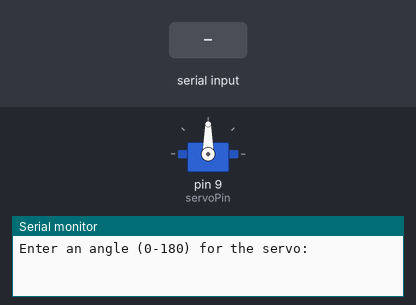
This sketch was run on a simulated Arduino Uno, built with avr-gcc and run on an emulated ATmega328P. Shown: servo, the last lines printed to the serial monitor. The test bench sets the inputs (shaded band). Not simulated (calls return 0 or success): arduino_secrets.h.

Above: at 1.2 s.
1.3 s: "30,150\n" received over Serial
At 2.2 s:
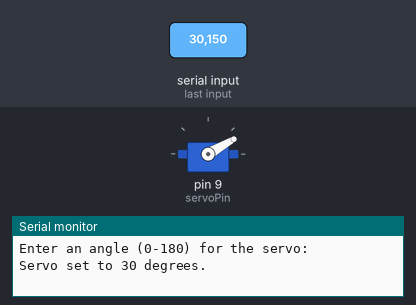
2.8 s: "5\n" received over Serial
At 3.2 s:
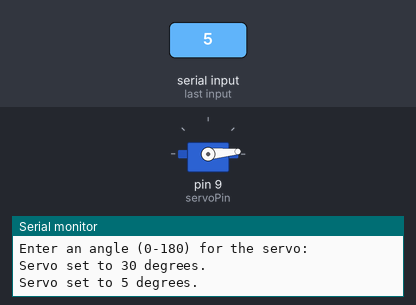
4.3 s: "90,45\n" received over Serial
At 5.7 s:
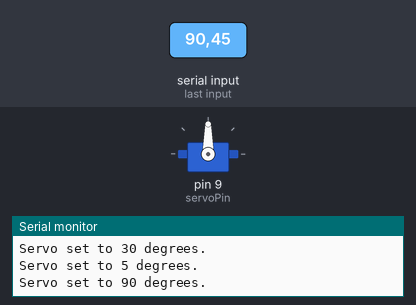
Timing chart, 0 to 7.3 s (numbered marks = the images above; inputs shaded):
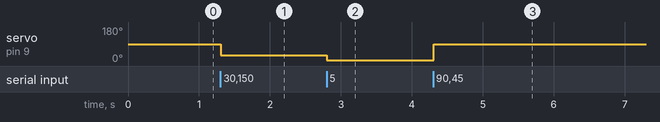

The sketch:

Servo_Serial_turn.ino
```cpp
#include "arduino_secrets.h"

#include <Servo.h> // Include the Servo library

Servo myServo; // Create a servo object
int servoPin = 9; // Pin connected to the servo's control wire

void setup() {
  Serial.begin(9600); // Initialize Serial communication
  myServo.attach(servoPin); // Attach the servo to the specified pin
  myServo.write(90); // Set the servo to the neutral position (90 degrees)
  Serial.println("Enter an angle (0-180) for the servo:");
}

void loop() {
  if (Serial.available() > 0) {
    String input = Serial.readStringUntil('\n'); // Read input until newline
    input.trim(); // Remove leading/trailing whitespace
    int angle = input.toInt(); // Convert input to an integer

    // Check if the input is valid
    if (angle >= 0 && angle <= 180) {
      myServo.write(angle); // Set servo to the input angle
      Serial.print("Servo set to ");
      Serial.print(angle);
      Serial.println(" degrees.");
    } else {
      Serial.println("Invalid input! Please enter an angle between 0 and 180.");
    }
  }
}
```

Measured:
- after the input at 1.3 s, servo on pin 9 (servoPin): 90° → 30° at once
- after the input at 2.8 s, servo on pin 9 (servoPin): 30° → 5° at once
- after the input at 4.3 s, servo on pin 9 (servoPin): 5° → 90° at once
